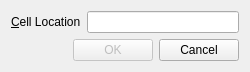
<?xml version="1.0" encoding="UTF-8"?>
<ui version="4.0">
 <class>gotocellDialog</class>
 <widget class="QDialog" name="gotocellDialog">
  <property name="geometry">
   <rect>
    <x>0</x>
    <y>0</y>
    <width>250</width>
    <height>71</height>
   </rect>
  </property>
  <property name="windowTitle">
   <string>Go to Cell</string>
  </property>
  <layout class="QVBoxLayout" name="verticalLayout">
   <item>
    <layout class="QHBoxLayout" name="horizontalLayout">
     <item>
      <widget class="QLabel" name="label">
       <property name="text">
        <string>&amp;Cell Location</string>
       </property>
       <property name="buddy">
        <cstring>lineEdit</cstring>
       </property>
      </widget>
     </item>
     <item>
      <widget class="QLineEdit" name="lineEdit"/>
     </item>
    </layout>
   </item>
   <item>
    <layout class="QHBoxLayout" name="horizontalLayout_2">
     <item>
      <spacer name="horizontalSpacer">
       <property name="orientation">
        <enum>Qt::Horizontal</enum>
       </property>
       <property name="sizeHint" stdset="0">
        <size>
         <width>68</width>
         <height>20</height>
        </size>
       </property>
      </spacer>
     </item>
     <item>
      <widget class="QPushButton" name="okButton">
       <property name="enabled">
        <bool>false</bool>
       </property>
       <property name="toolTipDuration">
        <number>-6</number>
       </property>
       <property name="text">
        <string>OK</string>
       </property>
       <property name="default">
        <bool>true</bool>
       </property>
      </widget>
     </item>
     <item>
      <widget class="QPushButton" name="cancelButton">
       <property name="text">
        <string>Cancel</string>
       </property>
      </widget>
     </item>
    </layout>
   </item>
  </layout>
 </widget>
 <tabstops>
  <tabstop>lineEdit</tabstop>
  <tabstop>okButton</tabstop>
  <tabstop>cancelButton</tabstop>
 </tabstops>
 <resources/>
 <connections/>
</ui>
